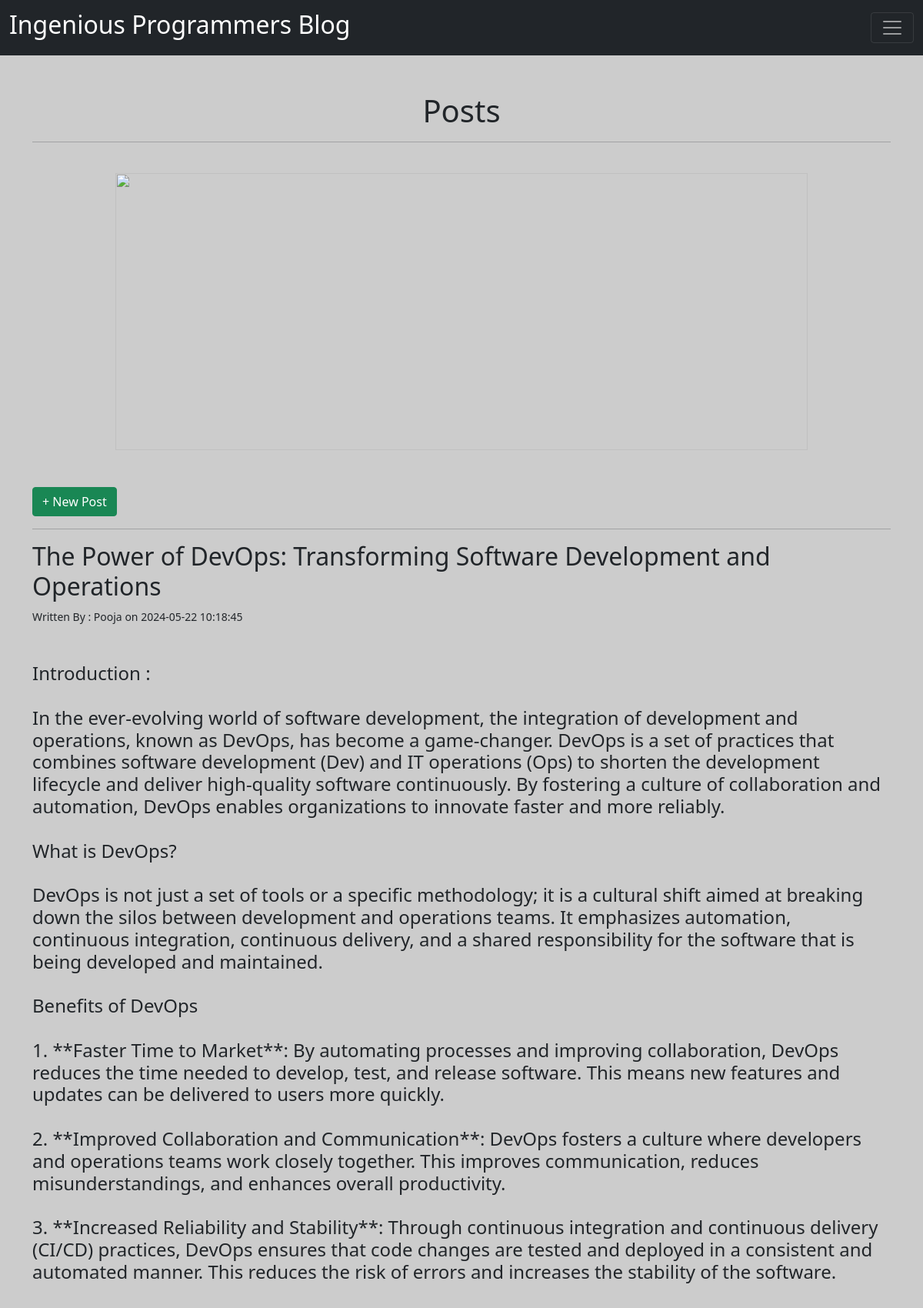
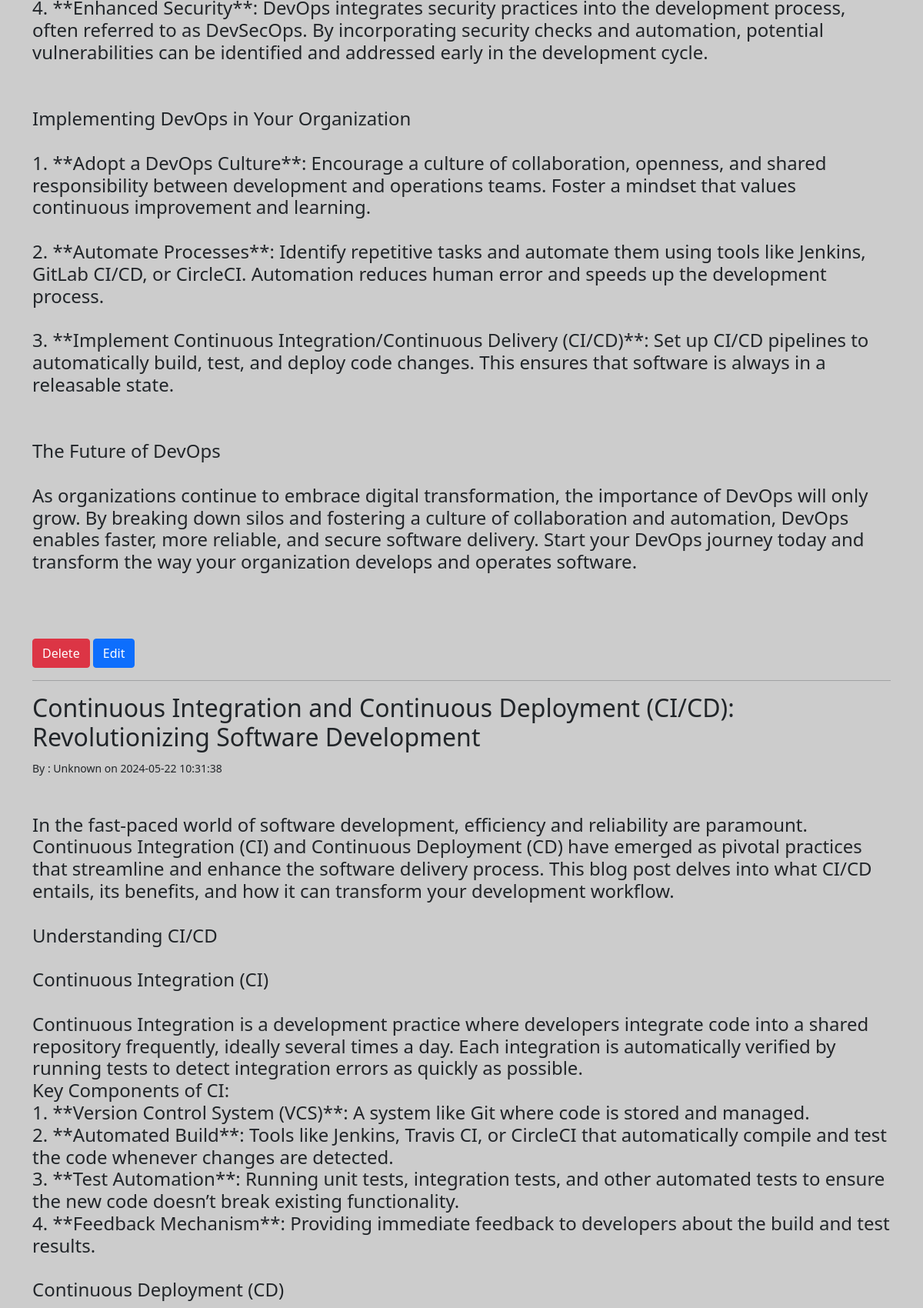
/posts (signed in, upper part), run on the app's committed database (2 pictures, top to bottom).
### main.py (models this page shows, shortened)
class Blogpost(db.Model):
    id = db.Column(db.Integer, primary_key=True)
    title = db.Column(db.String(100), nullable=False)
    content = db.Column(db.Text, nullable=False)
    author = db.Column(db.String(20), nullable=False, default='Unknown')
    date_posted = db.Column(db.DateTime, nullable=False, default=datetime.utcnow)

### main.py (the view)
@app.route('/posts', methods=['GET', 'POST'])
@login_required
def posts():
    if request.method == 'POST':
        post_title = request.form['title']
        post_content = request.form['content']
        post_author = request.form['author']
        new_post = Blogpost(title=post_title, content=post_content, author=post_author)
        db.session.add(new_post)
        db.session.commit()
        return redirect('/posts')
    else:
        all_posts = Blogpost.query.order_by(Blogpost.date_posted).all()
        return render_template('posts.html', posts=all_posts)

### main.py (called while the page is built)
@login_manager.user_loader
def load_user(user_id):
    return User.query.get(int(user_id))

### templates/posts.html (shortened to what this page needs)
{% extends 'base.html' %}
{% block body %}
   <br>
<br>
<div>
<h1> <center>  Posts </center></h1>
    <hr>
<br>
  <center><img class="mb-4" src="{{ url_for('static', filename='assets/post.png') }}" alt="" width="900" height="360"></center>
<br>
<a class="btn btn-success float-right" href="/posts/new"> + New Post</a>
    </div>
<hr>
{% for post in posts %}
   <h2> {{ post.title }} </h2>
{% if post.author %}
<small> Written By : {{ post.author }} on {{post.date_posted.strftime('%Y-%m-%d %H:%M:%S')}}</small>
{% else %}
<small> By : Unknown on {{post.date_posted.strftime('%Y-%m-%d %H:%M:%S')}}</small>
{% endif %}
<br>
<br>
<br>
    <h4 style = "white-space:pre-wrap">{{ post.content }}</h4>
<br>
<br>
<a class = "btn btn-danger" href='/posts/delete/{{post.id}}'>Delete</a>
<a class = "btn btn-primary" href='/posts/edit/{{post.id}}'>Edit</a>
    <hr>
{% endfor %}
{% endblock %}

### templates/base.html (shortened to what this page needs)
<!DOCTYPE html>
<html lang="en">
   <head>
      <link rel="stylesheet" href="static/css/main.css">
      <link href="https://cdn.jsdelivr.net/npm/bootstrap@5.1.3/dist/css/bootstrap.min.css" rel="stylesheet">
   </head>
   <body>
      <nav class="navbar navbar-dark bg-dark" aria-label="First navbar example">
         <div class="container-fluid">
            <a class="navbar-brand" href="/">
               <h2 style="text-align: center;">Ingenious Programmers Blog</h2>
            </a>
            <button class="navbar-toggler" type="button" data-bs-toggle="collapse" data-bs-target="#navbarsExample01" aria-controls="navbarsExample01" aria-expanded="false" aria-label="Toggle navigation">
            <span class="navbar-toggler-icon"></span>
            </button>
         </div>
      </nav>
      <div class ="container">
         {% block body %} {% endblock %}
      </div>
   </body>
</html>

### static/css/main.css (style rules this page uses)
body { font-family: Helvetica; }

### templates/base.html (style rules this page uses)
body { background-color: #cccccc; }

### data on the page
Blogpost: title "The Power of DevOps: Transforming Software Development and Operations", author "Pooja", date_posted "2024-05-22 10:18:45", content "Introduction : In the ever-evolving world of software development, the integration of development and operations, known as DevOps, has become a game-changer. DevOps is a set of practices that combines software development (Dev) and IT operations (Ops) to shorten the development lifecycle and deliver high-quality software continuously. By fostering a culture of collaboration and automation, DevOps enables organizations to innovate faster and more reliably. What is DevOps? DevOps is not just a set of tools or a specific methodology; it is a cultural shift aimed at breaking down the silos between development and operations teams. It emphasizes automation, continuous integration, continuous…"
Blogpost: title "Continuous Integration and Continuous Deployment (CI/CD): Revolutionizing Software Development", date_posted "2024-05-22 10:31:38"
